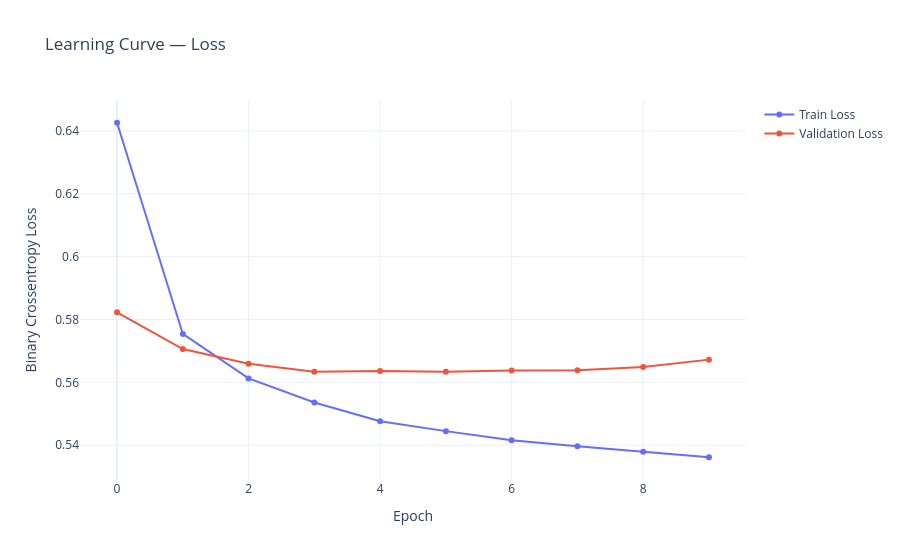
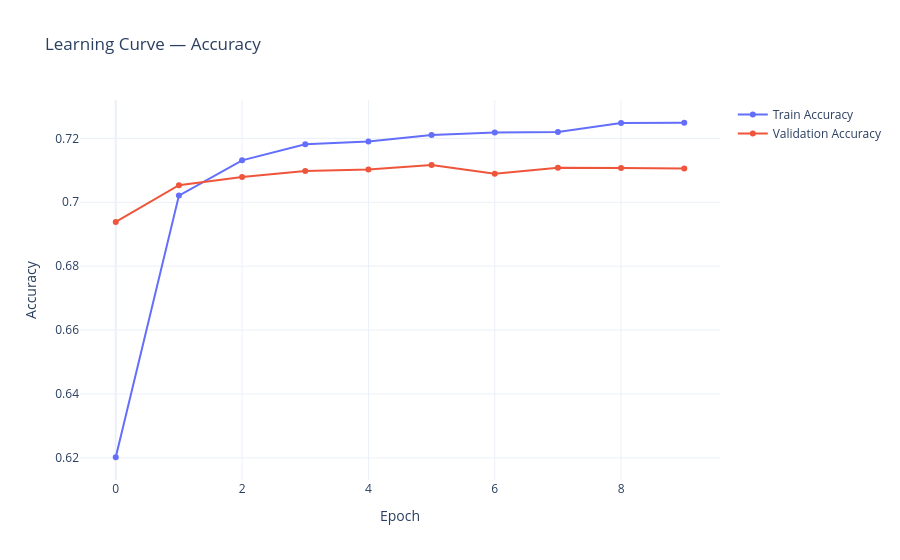

These figures' notebook cell, in order:
### Markdown cell above
## Evaluate

### Code cell
import plotly.graph_objects as go

def plot_learning_cuve(loss, val_loss):

    fig = go.Figure()

    fig.add_trace(go.Scatter(
        y=loss,
        mode="lines+markers",
        name="Train Loss"
    ))

    fig.add_trace(go.Scatter(
        y=val_loss,
        mode="lines+markers",
        name="Validation Loss"
    ))

    fig.update_layout(
        title="Learning Curve — Loss",
        xaxis_title="Epoch",
        yaxis_title="Binary Crossentropy Loss",
        template="plotly_white"
    )

    fig.show()


def plot_accuracy_curve(acc, val_acc):

    fig = go.Figure()

    fig.add_trace(go.Scatter(
        y=acc,
        mode="lines+markers",
        name="Train Accuracy"
    ))

    fig.add_trace(go.Scatter(
        y=val_acc,
        mode="lines+markers",
        name="Validation Accuracy"
    ))

    fig.update_layout(
        title="Learning Curve — Accuracy",
        xaxis_title="Epoch",
        yaxis_title="Accuracy",
        template="plotly_white"
    )

    fig.show()


history.history.keys()
history_dict = history.history
print()
plot_learning_cuve(history_dict["loss"], history_dict["val_loss"])
print()
plot_accuracy_curve(history_dict["binary_acc"], history_dict["val_binary_acc"])

### Figure 1 — Plotly figure (JSON) as saved in the notebook; plotly's stock layout.template omitted (floating-point values rounded to 4 significant figures)
{"data": [{"mode": "lines+markers", "name": "Train Loss", "type": "scatter", "y": [0.6426, 0.5754, 0.5612, 0.5536, 0.5476, 0.5445, 0.5416, 0.5396, 0.5379, 0.5362]}, {"mode": "lines+markers", "name": "Validation Loss", "type": "scatter", "y": [0.5823, 0.5706, 0.5659, 0.5633, 0.5636, 0.5634, 0.5637, 0.5638, 0.5649, 0.5672]}], "layout": {"title": {"text": "Learning Curve — Loss"}, "xaxis": {"title": {"text": "Epoch"}}, "yaxis": {"title": {"text": "Binary Crossentropy Loss"}}}}

### Figure 2 — Plotly figure (JSON) as saved in the notebook; plotly's stock layout.template omitted (floating-point values rounded to 4 significant figures)
{"data": [{"mode": "lines+markers", "name": "Train Accuracy", "type": "scatter", "y": [0.6202, 0.7021, 0.7131, 0.7182, 0.719, 0.7211, 0.7218, 0.722, 0.7248, 0.7249]}, {"mode": "lines+markers", "name": "Validation Accuracy", "type": "scatter", "y": [0.6938, 0.7053, 0.7079, 0.7098, 0.7103, 0.7117, 0.7089, 0.7108, 0.7107, 0.7106]}], "layout": {"title": {"text": "Learning Curve — Accuracy"}, "xaxis": {"title": {"text": "Epoch"}}, "yaxis": {"title": {"text": "Accuracy"}}}}
